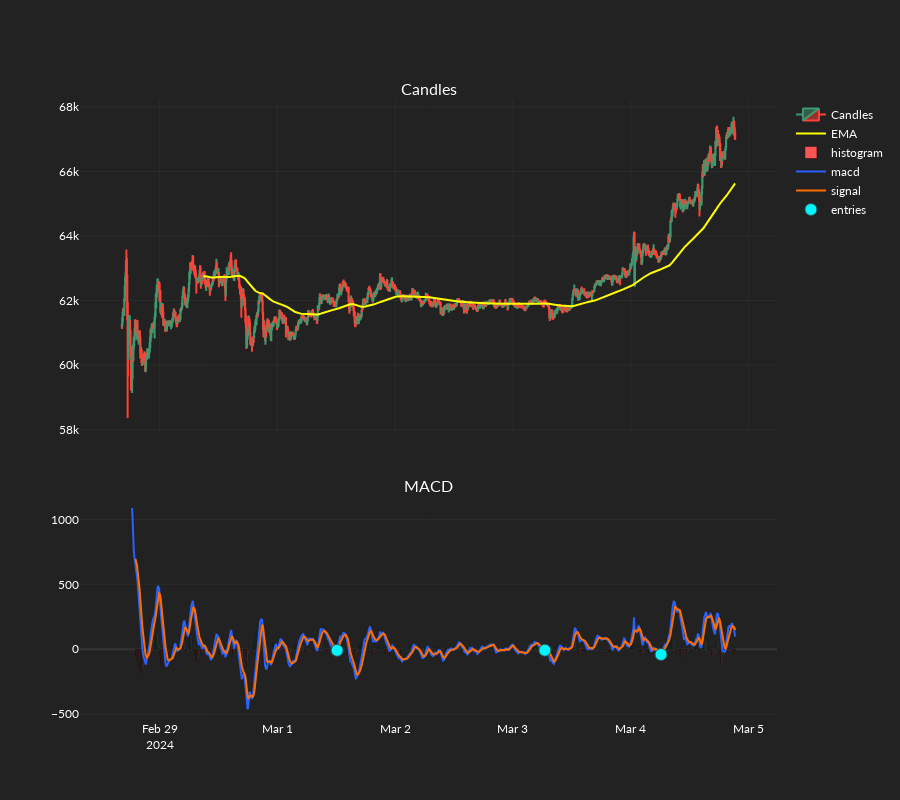

Notebook cell for this chart:
### Code cell
fig = go.Figure()
fig = make_subplots(
    cols=1,
    rows=2,
    shared_xaxes=True,
    subplot_titles=["Candles", "MACD"],
    row_heights=[0.6, 0.4],
    vertical_spacing=0.1,
)
#Candlestick chart for pricing
fig.append_trace(
    go.Candlestick(
        x=datetimes,
        open=candles[:, CandleBodyType.Open],
        high=candles[:, CandleBodyType.High],
        low=candles[:, CandleBodyType.Low],
        close=candles[:, CandleBodyType.Close],
        name="Candles",
    ),
    col=1,
    row=1,
)
fig.append_trace(
    go.Scatter(
        x=datetimes,
        y=ema,
        name="EMA",
        line_color="yellow",
    ),
    col=1,
    row=1,
)
ind_shift = np.roll(histogram, 1)
ind_shift[0] = np.nan
colors = np.where(
    histogram >= 0,
    np.where(ind_shift < histogram, "#26A69A", "#B2DFD8"),
    np.where(ind_shift < histogram, "#FFCDD2", "#FF5252"),
)
fig.append_trace(
    go.Bar(
        x=datetimes,
        y=histogram,
        name="histogram",
        marker_color=colors,
    ),
    row=2,
    col=1,
)
fig.append_trace(
    go.Scatter(
        x=datetimes,
        y=macd,
        name="macd",
        line_color="#2962FF",
    ),
    row=2,
    col=1,
)
fig.append_trace(
    go.Scatter(
        x=datetimes,
        y=signal,
        name="signal",
        line_color="#FF6D00",
    ),
    row=2,
    col=1,
)
fig.append_trace(
    go.Scatter(
        x=datetimes,
        y=entry_signals,
        mode="markers",
        name="entries",
        marker=dict(
            size=12,
            symbol="circle",
            color="#00F6FF",
            line=dict(
                width=1,
                color="DarkSlateGrey",
            ),
        ),
    ),
    row=2,
    col=1,
)
#Update options and show plot
fig.update_layout(height=800, xaxis_rangeslider_visible=False)
fig.show()

### Figure 1 — Plotly figure (JSON) as saved in the notebook; plotly's stock layout.template omitted (floating-point values rounded to 4 significant figures; data arrays with more than 128 entries replaced by an {"elided": "..."} marker saying what was removed)
{"data": [{"close": {"elided": "1500 float values"}, "high": {"elided": "1500 float values"}, "low": {"elided": "1500 float values"}, "name": "Candles", "open": {"elided": "1500 float values"}, "type": "candlestick", "x": {"elided": "1500 str values"}, "xaxis": "x", "yaxis": "y"}, {"line": {"color": "yellow"}, "name": "EMA", "type": "scatter", "x": {"elided": "1500 str values"}, "xaxis": "x", "y": {"elided": "1500 float values"}, "yaxis": "y"}, {"marker": {"color": {"elided": "1500 str values"}}, "name": "histogram", "type": "bar", "x": {"elided": "1500 str values"}, "xaxis": "x2", "y": {"elided": "1500 float values"}, "yaxis": "y2"}, {"line": {"color": "#2962FF"}, "name": "macd", "type": "scatter", "x": {"elided": "1500 str values"}, "xaxis": "x2", "y": {"elided": "1500 float values"}, "yaxis": "y2"}, {"line": {"color": "#FF6D00"}, "name": "signal", "type": "scatter", "x": {"elided": "1500 str values"}, "xaxis": "x2", "y": {"elided": "1500 float values"}, "yaxis": "y2"}, {"marker": {"color": "#00F6FF", "line": {"color": "DarkSlateGrey", "width": 1}, "size": 12, "symbol": "circle"}, "mode": "markers", "name": "entries", "type": "scatter", "x": {"elided": "1500 str values"}, "xaxis": "x2", "y": {"elided": "1500 float values"}, "yaxis": "y2"}], "layout": {"annotations": [{"font": {"size": 16}, "showarrow": false, "text": "Candles", "x": 0.5, "xanchor": "center", "xref": "paper", "y": 1, "yanchor": "bottom", "yref": "paper"}, {"font": {"size": 16}, "showarrow": false, "text": "MACD", "x": 0.5, "xanchor": "center", "xref": "paper", "y": 0.36, "yanchor": "bottom", "yref": "paper"}], "height": 800, "xaxis": {"anchor": "y", "domain": [0, 1], "matches": "x2", "rangeslider": {"visible": false}, "showticklabels": false}, "xaxis2": {"anchor": "y2", "domain": [0, 1]}, "yaxis": {"anchor": "x", "domain": [0.46, 1]}, "yaxis2": {"anchor": "x2", "domain": [0, 0.36]}}}
